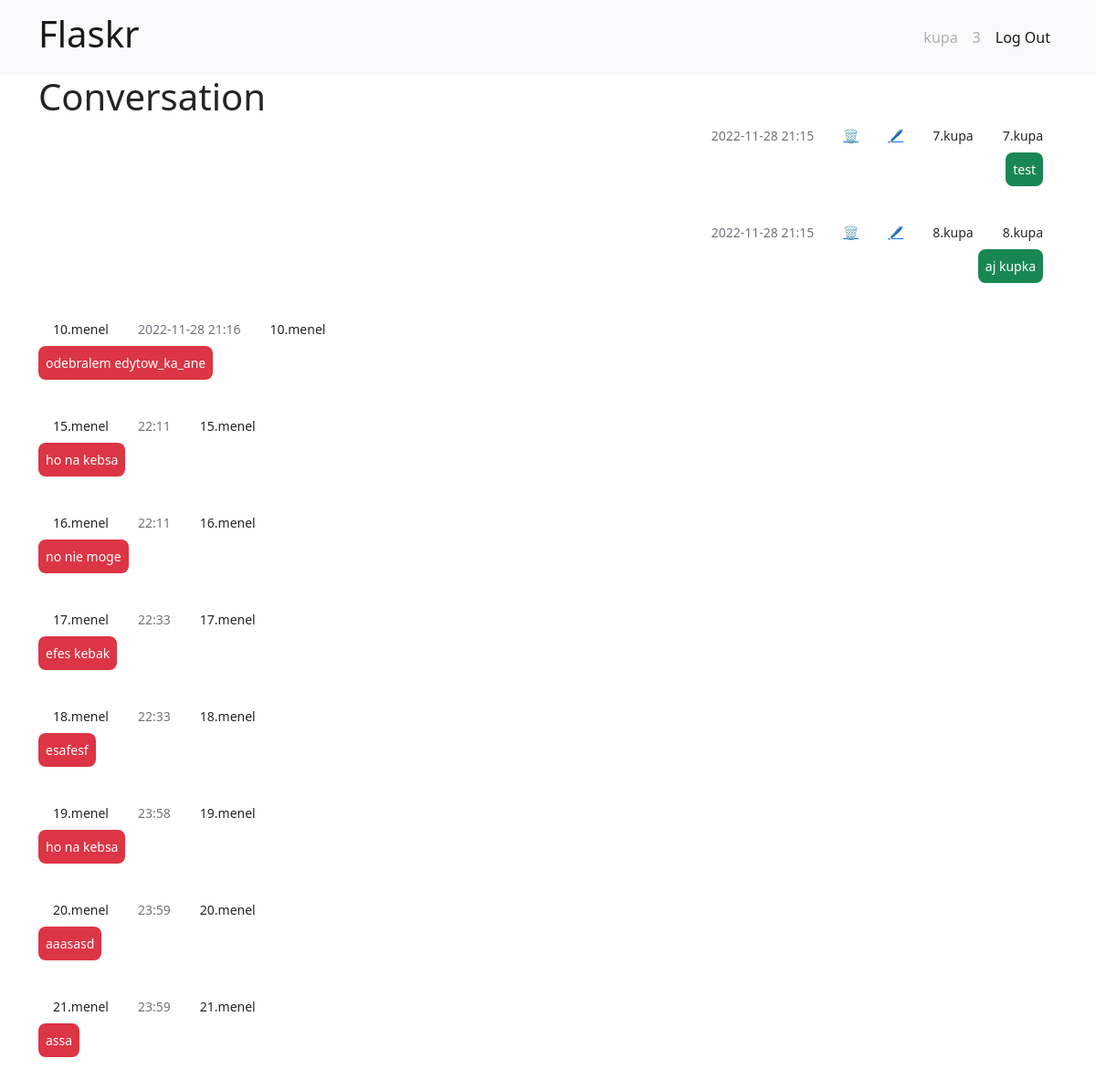
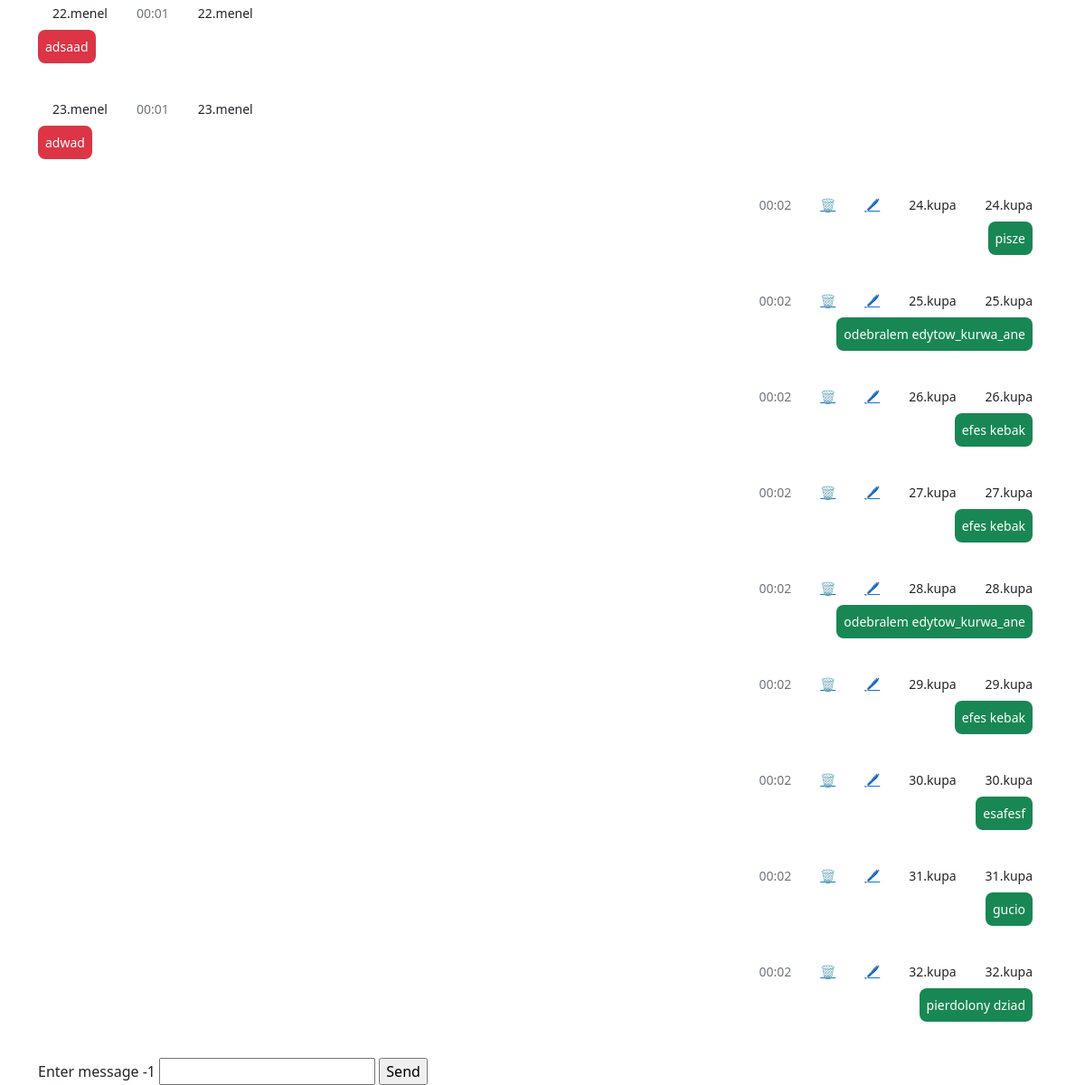
Screenshot of /conv/2 (signed in) with the database file from the repository (2 pictures, top to bottom).
### tables this page shows
CREATE TABLE user (
    id INTEGER PRIMARY KEY AUTOINCREMENT,
    nickname TEXT UNIQUE NOT NULL,
    username TEXT UNIQUE NOT NULL,
    password TEXT NOT NULL
);

CREATE TABLE message (
    id INTEGER PRIMARY KEY AUTOINCREMENT,
    author TEXT NOT NULL,
    value TEXT NOT NULL,
    date DATETIME NOT NULL,
    conv INTEGER
);

### chat/conv.py (the view, shortened to what this page needs)
@bp.route('/conv/<id>', methods=('GET', 'POST'))
@login_required
def conversation(id):
    db = get_db()
    messages = []
    try:
        messages = db.execute(
            f'SELECT * FROM message WHERE conv = {id}'
        ).fetchall()
        messages = messages[-50:]
        messages = [{k: item[k] for k in item.keys()} for item in messages]
    except Exception:
        pass
    for i in messages:
        i['date'] = datetime.strptime(i['date'], "%Y-%m-%d %H:%M:%S.%f")
        if i['date'] + timedelta(days=1) < datetime.now():
            i['date'] = datetime.strftime(i['date'], "%Y-%m-%d %H:%M")
        else:
            i['date'] = datetime.strftime(i['date'], "%H:%M")
        print(i['date'])
    user = -1
    uid = g.user['id']
    try:
        item = messages[-1]
        t = item['cuser']
        if item['cuser'] == uid:
            t = item['suser']
        user = db.execute(
                f'SELECT nickname FROM user WHERE id = {t}'
        ).fetchall()
        user = user[0]['nickname']
    except Exception:
        pass
    return render_template('chat/conversation.html', messages = messages, user=user, conv=id)

### chat/auth.py (called while the page is built)
@bp.before_app_request
def load_logged_in_user():
    user_id = session.get('user_id')
    if user_id is None:
        g.user = None
    else:
        g.user = get_db().execute(
            'SELECT * FROM user WHERE id = ?', (user_id,)
        ).fetchone()

def login_required(view):
    @functools.wraps(view)
    def wrapped_view(**kwargs):
        if g.user is None:
            return redirect(url_for('auth.login'))
        return view(**kwargs)
    return wrapped_view

### chat/db.py (called while the page is built)
def get_db():
    if 'db' not in g:
        g.db = sqlite3.connect(
            current_app.config['DATABASE'],
            detect_types=sqlite3.PARSE_DECLTYPES
        )
        g.db.row_factory = sqlite3.Row
    return g.db

### chat/templates/chat/conversation.html (shortened to what this page needs)
{% extends 'base.html' %}
{% block header %}
<h1>{% block title %}Conversation{% endblock %}</h1>
{% endblock %}
{% block content %}
<div class="row d-flex justify-content-center">
  {% for msg in messages %}
  <div class="d-flex {% if msg['author'] == g.user['nickname'] %}justify-content-end {% else %} justify-content-start{% endif %}">
    {% if msg['author'] == g.user['nickname'] %}
    <p class="small px-3 mb-1 text-muted">{{ msg['date'] }}</p>
      {% if msg['author'] == g.user['nickname'] %}
        <a class="small px-3 mb-1 card-link" href="{{ url_for('conv.delete', conv=conv, id=msg['id']) }}">🗑</a>
        <a class=" small px-3 mb-1 card-link" href="{{ url_for('conv.edit', conv=conv, id=msg['id']) }}">🖊</a>
      {% endif %}
    <p class="small px-3 mb-1">{{ msg['id'] }}.{{ msg['author'] }}</p>
    {% else %}
    <p class="small px-3 mb-1">{{ msg['id'] }}.{{ msg['author'] }}</p>
    <p class="small px-3 mb-1 text-muted">{{ msg['date'] }}</p>
    {% endif %}
    <p class="small px-3 mb-1">{{ msg['id'] }}.{{ msg['author'] }}</p>
  </div>
  <div
    class="d-flex flex-row {% if msg['author'] == g.user['nickname'] %}justify-content-end {% else %} justify-content-start{% endif %} mb-4 pt-1">
    <div>
      <p class="small p-2 me-3 mb-3 text-white rounded-3 {% if msg['author'] == g.user['nickname'] %}bg-success {% else %} bg-danger{% endif %}">{{ msg['value'] }}</p>
    </div>
  </div>
  {% endfor %}
</div>
<form method="post">
  <label for="message">Enter message {{user}}</label>
  <input name="message" id="message" value="{{ request.form['message'] }}" required>
  <input type="submit" value="Send">
</form>
{% endblock %}

### chat/templates/base.html (shortened to what this page needs)
<!doctype html>
<head>
  <link href="https://cdn.jsdelivr.net/npm/bootstrap@5.2.3/dist/css/bootstrap.min.css" rel="stylesheet"
>
</head>
<body>
  <nav class="navbar navbar-expand sticky-top navbar-stick-top bg-light">
    <div class="container container-fluid">
      <a class="navbar-brand" href="{{ url_for('conv.index') }}">
        <h1>Flaskr</h1>
      </a>
      <div class="d-flex flex-row-reverse">
        <ul class="navbar-nav">
          {% if g.user %}
          <li class="nav-item">
            <a class="nav-link disabled" aria-current="page" href="#">{{ g.user['username'] }}</a>
          </li>
          <li class="nav-item">
            <a class="nav-link disabled" href="#">{{ g.user['id'] }}</a>
          </li>
          <li class="nav-item">
            <a class="nav-link active" href="{{ url_for('auth.logout') }}">Log Out</a>
          </li>
          {% endif %}
        </ul>
      </div>
    </div>
  </nav>
  <div class="container">
    <header>
      {% block header %}{% endblock %}
    </header>
    {% block content %}{% endblock %}
  </div>
</body>

### rows the page displays
user: user.username "kupa", user.id "3"
message: date "2022-11-28 21:15", id "7", author "kupa", value "test"
message: date "2022-11-28 21:15", id "8", author "kupa", value "aj kupka"
message: id "10", author "menel", date "2022-11-28 21:16", value "odebralem edytow_ka_ane"
message: id "15", author "menel", date "22:11", value "ho na kebsa"
message: id "16", author "menel", date "22:11", value "no nie moge"
message: id "17", author "menel", date "22:33", value "efes kebak"
message: id "18", author "menel", date "22:33", value "esafesf"
message: id "19", author "menel", date "23:58", value "ho na kebsa"
message: id "20", author "menel", date "23:59", value "aaasasd"
message: id "21", author "menel", date "23:59", value "assa"
message: id "22", author "menel", date "00:01", value "adsaad"
message: id "23", author "menel", date "00:01", value "adwad"
message: date "00:02", id "24", author "kupa", value "pisze"
message: date "00:02", id "25", author "kupa", value "odebralem edytow_kurwa_ane"
message: date "00:02", id "26", author "kupa", value "efes kebak"
message: date "00:02", id "27", author "kupa", value "efes kebak"
message: date "00:02", id "28", author "kupa", value "odebralem edytow_kurwa_ane"
message: date "00:02", id "29", author "kupa", value "efes kebak"
message: date "00:02", id "30", author "kupa", value "esafesf"
message: date "00:02", id "31", author "kupa", value "gucio"
message: date "00:02", id "32", author "kupa", value "pierdolony dziad"

### other values shown
{{ user }} "-1"
